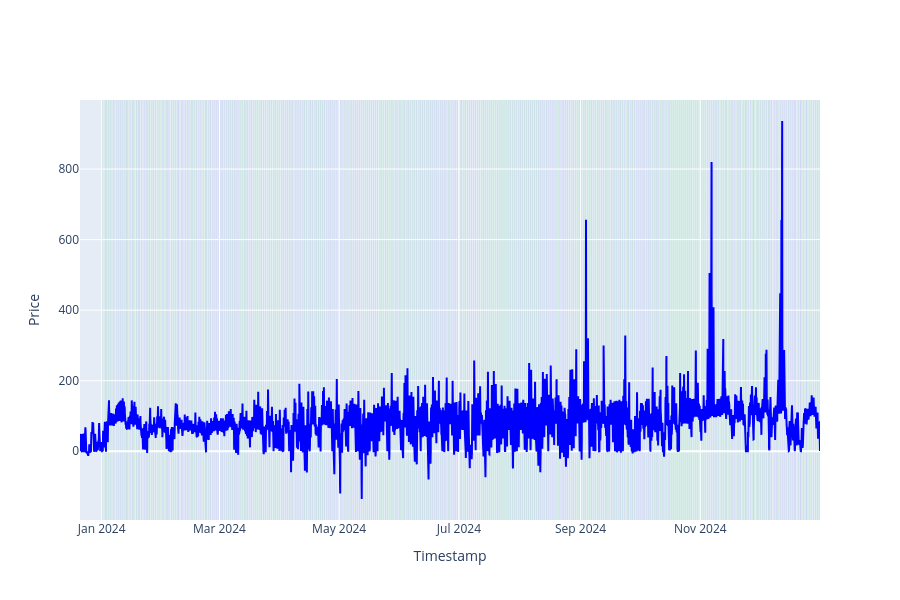

Notebook cell for this chart:
### Code cell
def calc_da_windows(df: pd.DataFrame) -> dict[datetime.date, tuple]:
    df = df.copy()
    dates = df[(df["timestamp"] >= '2023-12-31') & (df["timestamp"] <= '2024-12-30')]["timestamp"].dt.date.unique()

    all_windows = {}

    for date in tqdm(dates):

        reference_day = date + pd.Timedelta(days=1)
        reference_df = df[df["timestamp"].dt.date == reference_day]

        day_windows = select_mins_no_overlap(reference_df, window_h=4)
        all_windows[date] = day_windows

    return all_windows

da_windows = calc_da_windows(smard)
plot_windows(smard, da_windows)
